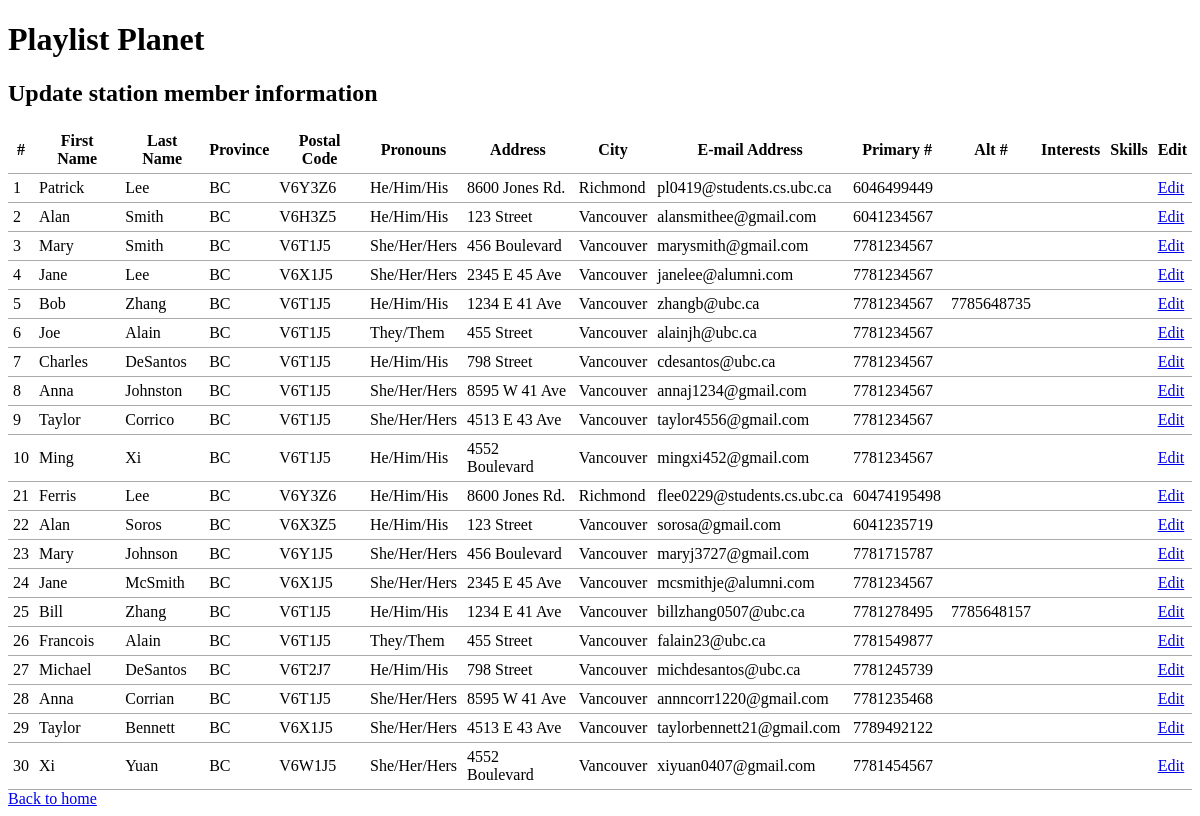
Screenshot of /updatestationmembers.php with the database file from the repository.
### tables this page shows
CREATE TABLE station_members(
    host_id INTEGER AUTO_INCREMENT,
    first_name VARCHAR(255),
    last_name VARCHAR(255),
    province VARCHAR(2),
    postalcode VARCHAR(6),
    pronouns VARCHAR(50),
    address VARCHAR(255),
    city VARCHAR(50),
    email VARCHAR(255),
    primary_phone VARCHAR(25),
    alt_phone VARCHAR(25),
    interests VARCHAR(255),
    skills VARCHAR(255),
    PRIMARY KEY (host_id)
     
);

### common.php (called while the page is built)
<?php
function escape($html) {
    return htmlspecialchars($html, ENT_QUOTES | ENT_SUBSTITUTE, "UTF-8");
}

### public/updatestationmembers.php (the view)
<?php
try {
    require "../config.php";
    require "../common.php";
    $connection = new PDO($dsn, $username, $password, $options);
    $sql = "SELECT * FROM station_members";
    $statement = $connection->prepare($sql);
    $statement->execute();
    $result = $statement->fetchAll();
} catch(PDOException $error) {
    echo $sql . "<br>" . $error->getMessage();
}
?>
<?php require "templates/header.php"; ?>
<h2>Update station member information</h2>
<table>
    <thead>
        <tr>
            <th>#</th>
            <th>First Name</th>
            <th>Last Name</th>
            <th>Province</th>
            <th>Postal Code</th>
            <th>Pronouns</th>
            <th>Address</th>
            <th>City</th>
            <th>E-mail Address</th>
            <th>Primary #</th>
            <th>Alt #</th>
            <th>Interests</th>
            <th>Skills</th>
            <th>Edit</th>
        </tr>
    </thead>
    <tbody>
        <?php foreach ($result as $row): ?>
        <tr>
            <td><?php echo escape($row["host_id"]); ?></td>
            <td><?php echo escape($row["first_name"]); ?></td>
            <td><?php echo escape($row["last_name"]); ?></td>
            <td><?php echo escape($row["province"]); ?></td>
            <td><?php echo escape($row["postalcode"]); ?></td>
            <td><?php echo escape($row["pronouns"]); ?></td>
            <td><?php echo escape($row["address"]); ?></td>
            <td><?php echo escape($row["city"]); ?></td>
            <td><?php echo escape($row["email"]); ?></td>
            <td><?php echo escape($row["primary_phone"]); ?></td>
            <td><?php echo escape($row["alt_phone"]); ?></td>
            <td><?php echo escape($row["interests"]); ?></td>
            <td><?php echo escape($row["skills"]); ?></td>
            <td><a href="updatestationmember.php?id=<?php echo escape($row["host_id"]);?>">Edit</a></td>
        </tr>
        <?php endforeach; ?>
    </tbody>
</table>
<a href="index.php">Back to home</a>

### public/templates/header.php (shortened to what this page needs)
<!DOCTYPE html>
<html lang="en">
    <head>
        <link rel="stylesheet" href="css/style.css" />
    </head>
    <body>
        <h1>Playlist Planet</h1>
    </body>
</html>

### public/css/style.css (style rules this page uses)
table { border-collapse: collapse; border-spacing: 0; }
td, th { padding: 5px; border-bottom: 1px solid #aaa; }

### rows the page displays
station_members: host_id "1", first_name "Patrick", last_name "Lee", province "BC", postalcode "V6Y3Z6", pronouns "He/Him/His", address "8600 Jones Rd.", city "Richmond", email "pl0419@students.cs.ubc.ca", primary_phone "6046499449"
station_members: host_id "2", first_name "Alan", last_name "Smith", province "BC", postalcode "V6H3Z5", pronouns "He/Him/His", address "123 Street", city "Vancouver", email "alansmithee@gmail.com", primary_phone "6041234567"
station_members: host_id "3", first_name "Mary", last_name "Smith", province "BC", postalcode "V6T1J5", pronouns "She/Her/Hers", address "456 Boulevard", city "Vancouver", email "marysmith@gmail.com", primary_phone "7781234567"
station_members: host_id "4", first_name "Jane", last_name "Lee", province "BC", postalcode "V6X1J5", pronouns "She/Her/Hers", address "2345 E 45 Ave", city "Vancouver", email "janelee@alumni.com", primary_phone "7781234567"
station_members: host_id "5", first_name "Bob", last_name "Zhang", province "BC", postalcode "V6T1J5", pronouns "He/Him/His", address "1234 E 41 Ave", city "Vancouver", email "zhangb@ubc.ca", primary_phone "7781234567", alt_phone "7785648735"
station_members: host_id "6", first_name "Joe", last_name "Alain", province "BC", postalcode "V6T1J5", pronouns "They/Them", address "455 Street", city "Vancouver", email "alainjh@ubc.ca", primary_phone "7781234567"
station_members: host_id "7", first_name "Charles", last_name "DeSantos", province "BC", postalcode "V6T1J5", pronouns "He/Him/His", address "798 Street", city "Vancouver", email "cdesantos@ubc.ca", primary_phone "7781234567"
station_members: host_id "8", first_name "Anna", last_name "Johnston", province "BC", postalcode "V6T1J5", pronouns "She/Her/Hers", address "8595 W 41 Ave", city "Vancouver", email "annaj1234@gmail.com", primary_phone "7781234567"
station_members: host_id "9", first_name "Taylor", last_name "Corrico", province "BC", postalcode "V6T1J5", pronouns "She/Her/Hers", address "4513 E 43 Ave", city "Vancouver", email "taylor4556@gmail.com", primary_phone "7781234567"
station_members: host_id "10", first_name "Ming", last_name "Xi", province "BC", postalcode "V6T1J5", pronouns "He/Him/His", address "4552 Boulevard", city "Vancouver", email "mingxi452@gmail.com", primary_phone "7781234567"
station_members: host_id "21", first_name "Ferris", last_name "Lee", province "BC", postalcode "V6Y3Z6", pronouns "He/Him/His", address "8600 Jones Rd.", city "Richmond", email "flee0229@students.cs.ubc.ca", primary_phone "60474195498"
station_members: host_id "22", first_name "Alan", last_name "Soros", province "BC", postalcode "V6X3Z5", pronouns "He/Him/His", address "123 Street", city "Vancouver", email "sorosa@gmail.com", primary_phone "6041235719"
station_members: host_id "23", first_name "Mary", last_name "Johnson", province "BC", postalcode "V6Y1J5", pronouns "She/Her/Hers", address "456 Boulevard", city "Vancouver", email "maryj3727@gmail.com", primary_phone "7781715787"
station_members: host_id "24", first_name "Jane", last_name "McSmith", province "BC", postalcode "V6X1J5", pronouns "She/Her/Hers", address "2345 E 45 Ave", city "Vancouver", email "mcsmithje@alumni.com", primary_phone "7781234567"
station_members: host_id "25", first_name "Bill", last_name "Zhang", province "BC", postalcode "V6T1J5", pronouns "He/Him/His", address "1234 E 41 Ave", city "Vancouver", email "billzhang0507@ubc.ca", primary_phone "7781278495", alt_phone "7785648157"
station_members: host_id "26", first_name "Francois", last_name "Alain", province "BC", postalcode "V6T1J5", pronouns "They/Them", address "455 Street", city "Vancouver", email "falain23@ubc.ca", primary_phone "7781549877"
station_members: host_id "27", first_name "Michael", last_name "DeSantos", province "BC", postalcode "V6T2J7", pronouns "He/Him/His", address "798 Street", city "Vancouver", email "michdesantos@ubc.ca", primary_phone "7781245739"
station_members: host_id "28", first_name "Anna", last_name "Corrian", province "BC", postalcode "V6T1J5", pronouns "She/Her/Hers", address "8595 W 41 Ave", city "Vancouver", email "annncorr1220@gmail.com", primary_phone "7781235468"
station_members: host_id "29", first_name "Taylor", last_name "Bennett", province "BC", postalcode "V6X1J5", pronouns "She/Her/Hers", address "4513 E 43 Ave", city "Vancouver", email "taylorbennett21@gmail.com", primary_phone "7789492122"
station_members: host_id "30", first_name "Xi", last_name "Yuan", province "BC", postalcode "V6W1J5", pronouns "She/Her/Hers", address "4552 Boulevard", city "Vancouver", email "xiyuan0407@gmail.com", primary_phone "7781454567"
